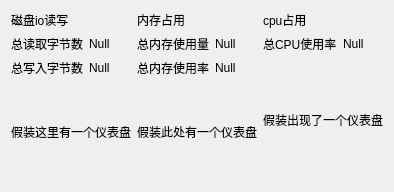
       <widget class="QWidget" name="Tab6">
        <attribute name="title">
         <string>性能分析</string>
        </attribute>
        <layout class="QHBoxLayout" name="horizontalLayout_7">
         <item>
          <layout class="QVBoxLayout" name="verticalLayout_12">
           <item>
            <widget class="QLabel" name="label_8">
             <property name="text">
              <string>磁盘io读写</string>
             </property>
            </widget>
           </item>
           <item>
            <layout class="QHBoxLayout" name="horizontalLayout_8">
             <item>
              <widget class="QLabel" name="label_14">
               <property name="text">
                <string>总读取字节数</string>
               </property>
              </widget>
             </item>
             <item>
              <widget class="QLabel" name="read_bytes_label">
               <property name="text">
                <string>Null</string>
               </property>
              </widget>
             </item>
            </layout>
           </item>
           <item>
            <layout class="QHBoxLayout" name="horizontalLayout_9">
             <item>
              <widget class="QLabel" name="label_20">
               <property name="text">
                <string>总写入字节数</string>
               </property>
              </widget>
             </item>
             <item>
              <widget class="QLabel" name="write_bytes_label">
               <property name="text">
                <string>Null</string>
               </property>
              </widget>
             </item>
            </layout>
           </item>
           <item>
            <spacer name="verticalSpacer_13">
             <property name="orientation">
              <enum>Qt::Vertical</enum>
             </property>
             <property name="sizeHint" stdset="0">
              <size>
               <width>20</width>
               <height>40</height>
              </size>
             </property>
            </spacer>
           </item>
           <item>
            <widget class="QLabel" name="label_17">
             <property name="sizePolicy">
              <sizepolicy hsizetype="Preferred" vsizetype="Preferred">
               <horstretch>0</horstretch>
               <verstretch>0</verstretch>
              </sizepolicy>
             </property>
             <property name="text">
              <string>假装这里有一个仪表盘</string>
             </property>
            </widget>
           </item>
           <item>
            <spacer name="verticalSpacer_14">
             <property name="orientation">
              <enum>Qt::Vertical</enum>
             </property>
             <property name="sizeHint" stdset="0">
              <size>
               <width>20</width>
               <height>40</height>
              </size>
             </property>
            </spacer>
           </item>
          </layout>
         </item>
         <item>
          <layout class="QVBoxLayout" name="verticalLayout_13">
           <item>
            <widget class="QLabel" name="label_9">
             <property name="text">
              <string>内存占用</string>
             </property>
            </widget>
           </item>
           <item>
            <layout class="QHBoxLayout" name="horizontalLayout_10">
             <item>
              <widget class="QLabel" name="label_15">
               <property name="text">
                <string>总内存使用量</string>
               </property>
              </widget>
             </item>
             <item>
              <widget class="QLabel" name="total_memory_rss_label">
               <property name="text">
                <string>Null</string>
               </property>
              </widget>
             </item>
            </layout>
           </item>
           <item>
            <layout class="QHBoxLayout" name="horizontalLayout_11">
             <item>
              <widget class="QLabel" name="label_21">
               <property name="text">
                <string>总内存使用率</string>
               </property>
              </widget>
             </item>
             <item>
              <widget class="QLabel" name="total_memory_percent_label">
               <property name="text">
                <string>Null</string>
               </property>
              </widget>
             </item>
            </layout>
           </item>
           <item>
            <spacer name="verticalSpacer_9">
             <property name="orientation">
              <enum>Qt::Vertical</enum>
             </property>
             <property name="sizeHint" stdset="0">
              <size>
               <width>20</width>
               <height>40</height>
              </size>
             </property>
            </spacer>
           </item>
           <item>
            <widget class="QLabel" name="label_18">
             <property name="text">
              <string>假装此处有一个仪表盘</string>
             </property>
            </widget>
           </item>
           <item>
            <spacer name="verticalSpacer_15">
             <property name="orientation">
              <enum>Qt::Vertical</enum>
             </property>
             <property name="sizeHint" stdset="0">
              <size>
               <width>20</width>
               <height>40</height>
              </size>
             </property>
            </spacer>
           </item>
          </layout>
         </item>
         <item>
          <layout class="QVBoxLayout" name="verticalLayout_14">
           <item>
            <widget class="QLabel" name="label_13">
             <property name="text">
              <string>cpu占用</string>
             </property>
            </widget>
           </item>
           <item>
            <layout class="QHBoxLayout" name="horizontalLayout_12">
             <item>
              <widget class="QLabel" name="label_16">
               <property name="text">
                <string>总CPU使用率</string>
               </property>
              </widget>
             </item>
             <item>
              <widget class="QLabel" name="total_cpu_percent_label">
               <property name="text">
                <string>Null</string>
               </property>
              </widget>
             </item>
            </layout>
           </item>
           <item>
            <spacer name="verticalSpacer_8">
             <property name="orientation">
              <enum>Qt::Vertical</enum>
             </property>
             <property name="sizeHint" stdset="0">
              <size>
               <width>20</width>
               <height>40</height>
              </size>
             </property>
            </spacer>
           </item>
           <item>
            <widget class="QLabel" name="label_19">
             <property name="text">
              <string>假装出现了一个仪表盘</string>
             </property>
            </widget>
           </item>
           <item>
            <spacer name="verticalSpacer_16">
             <property name="orientation">
              <enum>Qt::Vertical</enum>
             </property>
             <property name="sizeHint" stdset="0">
              <size>
               <width>20</width>
               <height>40</height>
              </size>
             </property>
            </spacer>
           </item>
          </layout>
         </item>
        </layout>
       </widget>
